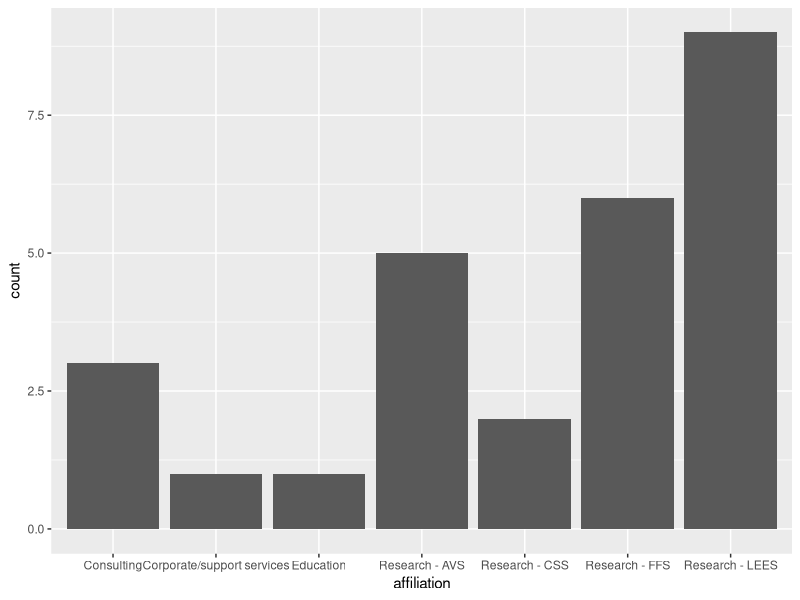
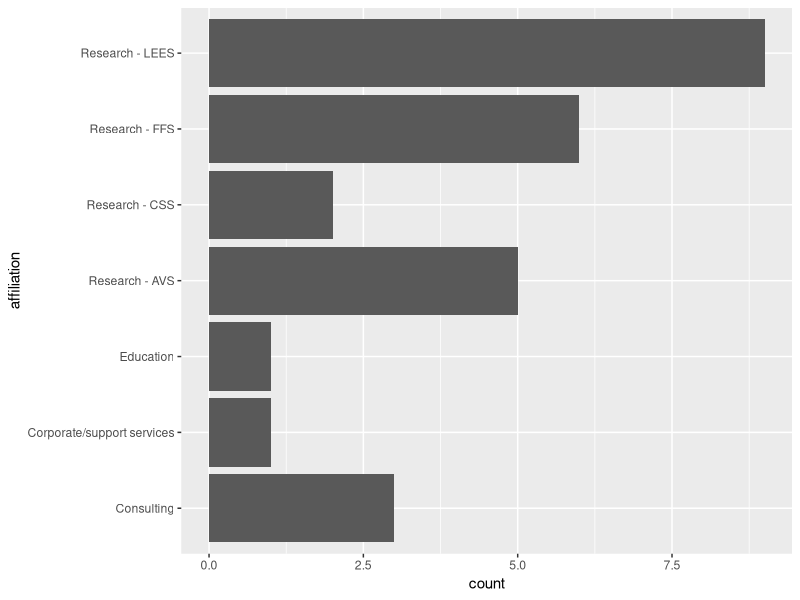
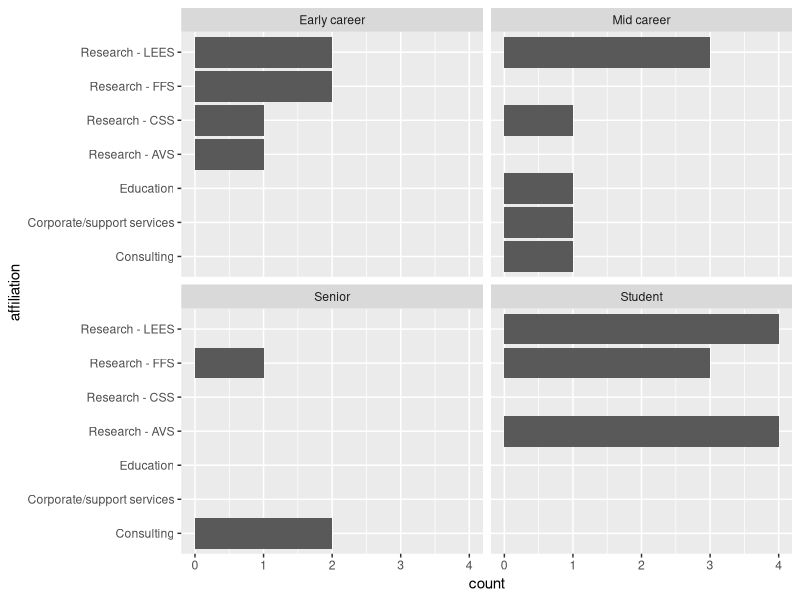

The R source for these figures, in order:
## ---- chunk 1
knitr::opts_chunk$set(echo = TRUE)
## ---- chunk 2
# install.packages("tidyverse")
# install.packages("igraph")

library(tidyverse)
#library(igraph)
## ---- chunk 3
# Reads and outputs to console
read_csv("../data/SNA_anon_delegates.csv")

# Reads and assigns to object df
df = read_csv("../data/SNA_anon_delegates.csv")
## ---- chunk 4
# Data followed by columns we want
select(df, name, affiliation, seniority, expertise)

# Or data followed by columns we don't want
select(df, -timestamp, -want_to_learn)
## ---- chunk 5
# Single filter
filter(df, affiliation=="Research - LEES")

# Exclude
filter(df, expertise!="R")

# Multiple & or |
filter(df, affiliation=="Research - LEES" & expertise=="R")

# With a pipe
df %>% 
   select(-timestamp, -want_to_learn) %>% 
   filter(affiliation=="Research - LEES" & expertise=="R")

# With numbers
# filter(df, col_num==10)
# filter(df, col_num>10)
# etc.
## ---- chunk 6
# Basic how many?
count(df, expertise)

# Ordered
df %>% 
   count(expertise) %>% 
   arrange(n)

# For more complex things
df %>% 
   group_by(seniority, expertise) %>% 
   summarise(n=n()) %>% 
   arrange(n)
## ---- chunk 7
ggplot(df, aes(affiliation)) +
   geom_bar()

ggplot(df, aes(affiliation)) +
   geom_bar() +
   coord_flip()

ggplot(df, aes(affiliation)) +
   geom_bar() +
   coord_flip() +
   facet_wrap(~ seniority)
